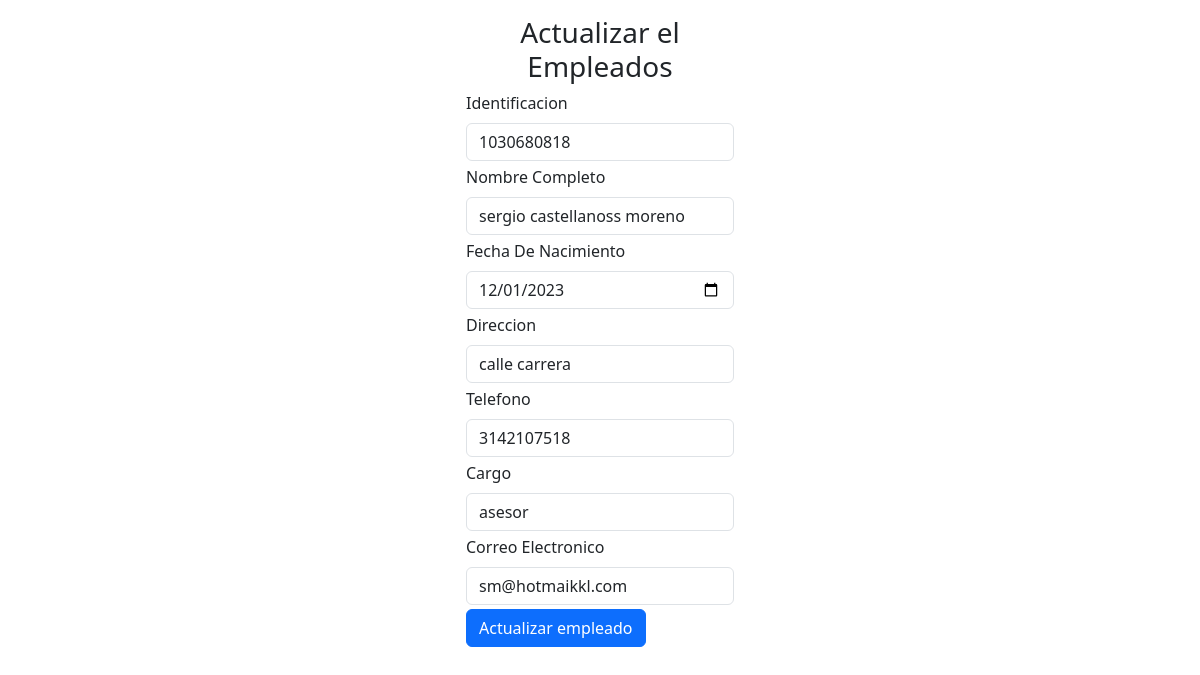
Screenshot of /actualizar_empleado.php?id_empleado=21 with the database file from the repository.
### tables this page shows
CREATE TABLE `empleado` (
  `id_empleado` int(11) NOT NULL,
  `identificacion` int(11) NOT NULL,
  `nombre_completo` varchar(50) DEFAULT NULL,
  `fecha_nacimiento` date DEFAULT NULL,
  `direccion` varchar(50) DEFAULT NULL,
  `telefono` varchar(15) DEFAULT NULL,
  `cargo` varchar(20) DEFAULT NULL,
  `correo` varchar(50) DEFAULT NULL
);

### actualizar_empleado.php (the view, shortened to what this page needs)
<?php
include "conexion.php";
$id_empleado=$_GET["id_empleado"];
$sql=$conexion->query (" select * from empleado where id_empleado=$id_empleado");
?>
<!DOCTYPE html>
<html lang="en">
    <head>
        <link href="css/styles1.css" rel="stylesheet" />
        <link href="https://cdn.jsdelivr.net/npm/bootstrap@5.3.2/dist/css/bootstrap.min.css" rel="stylesheet">
        <link rel="stylesheet" type="text/css" href="https://cdn.datatables.net/1.10.24/css/jquery.dataTables.css">
    </head>
    <body>
<form class="col-3 p-3 m-auto" method="POST">
    <h3 class="text-center text-secundary ">Actualizar el Empleados</h3>
    <?php
include "actualizar_e.php";
  while($datos = $sql->fetch_object()){?>
<div class="mb-1">
    <label for="exampleInputEmail1" class="form-label">Identificacion</label>
    <input type="text" class="form-control" name="identificacion" value="<?=$datos->identificacion?>">
  </div>
  <div class="mb-1">
    <label for="exampleInputEmail1" class="form-label">Nombre Completo</label>
    <input type="text" class="form-control" name="nombre_completo" value="<?=$datos->nombre_completo?>">
  </div>
  <div class="mb-1">
    <label for="exampleInputEmail1" class="form-label">Fecha De Nacimiento</label>
    <input type="date" class="form-control" name="fecha_nacimiento" value="<?=$datos->fecha_nacimiento?>">
  </div>
  <div class="mb-1">
    <label for="exampleInputEmail1" class="form-label">Direccion</label>
    <input type="text" class="form-control" name="direccion" value="<?=$datos->direccion?>">
  </div>
  <div class="mb-1">
    <label for="exampleInputEmail1" class="form-label">Telefono</label>
    <input type="text" class="form-control" name="telefono" value="<?=$datos->telefono?>">
  </div>
  <div class="mb-1">
    <label for="exampleInputEmail1" class="form-label">Cargo</label>
    <input type="text" class="form-control" name="cargo" value="<?=$datos->cargo?>">
  </div>
  <div class="mb-1">
    <label for="exampleInputEmail1" class="form-label">Correo Electronico</label>
    <input type="email" class="form-control" name="correo" value="<?=$datos->correo?>">
  </div>
  <?php }
    ?>
  <button type="submit" class="btn btn-primary" name="btnactualizare" value="ok">Actualizar empleado</button>
</form>
</body>
</html>

### rows the page displays
empleado: identificacion "1030680818", nombre_completo "sergio castellanoss moreno", fecha_nacimiento "12/01/2023", direccion "calle carrera", telefono "3142107518", cargo "asesor", correo "sm@hotmaikkl.com"
